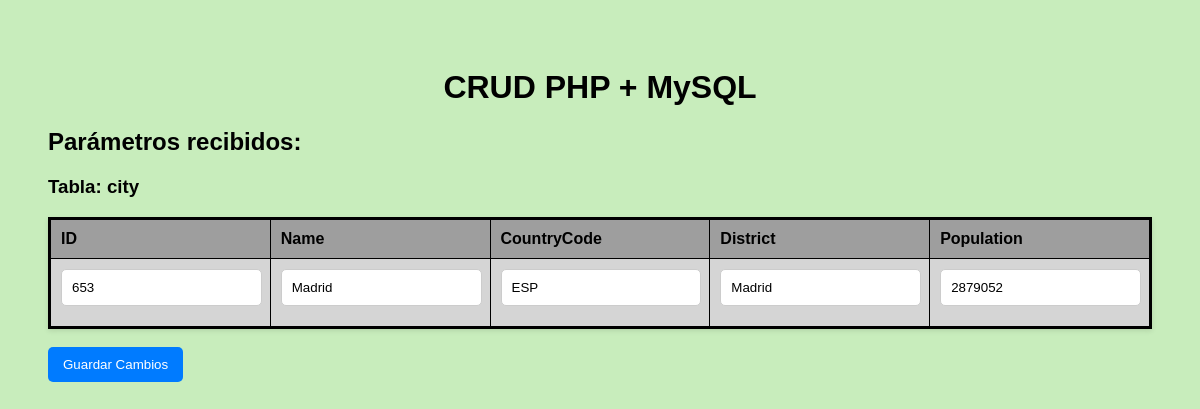
Screenshot of /edit.php?table=city&id=653 with the database file from the repository.
### tables this page shows
CREATE TABLE `city` (
  `ID` int NOT NULL AUTO_INCREMENT,
  `Name` char(35) NOT NULL DEFAULT '',
  `CountryCode` char(3) NOT NULL DEFAULT '',
  `District` char(20) NOT NULL DEFAULT '',
  `Population` int NOT NULL DEFAULT '0',
  PRIMARY KEY (`ID`),
  KEY `CountryCode` (`CountryCode`),
  CONSTRAINT `city_ibfk_1` FOREIGN KEY (`CountryCode`) REFERENCES `country` (`Code`)
);

### Mysql.php (the view, shortened to what this page needs)
<?php
class Mysql{
    private $conn;
    private $res;
    public function __construct($server, $database, $username, $password){
        $this->server = $server;
        $this->database = $database;
        $this->username = $username;
        $this->password = $password;
        $this->conn = mysqli_connect($this->server, $this->username, $this->password, $this->database);
        return;
    }
    private function get_res_query($query){
        $this->res = mysqli_query($this->conn, $query);
        return;
    }
    private function get_col_names(){
        $col_names = array();
        for($i=0; $i < $this->res->field_count; $i++){
            $field = $this->res->fetch_field();
            $col_names[] = $field;
        }
        return $col_names;
    }
    public function select_edit_fields($params) {
        $table = "";
        $query = "SELECT * FROM ";
        $where = "WHERE ";
        foreach ($params as $key => $value) {
            if ($key === 'table') {
                $table = $value;
            }else{
                $where .= $key . " = '" . $value . "'";
            }
        }
        $query = $query . $table . " " . $where;
        $this->get_edit_table($query);
        return;
    }
    public function get_edit_table($query){
        $this->get_res_query($query);
        $field_count = mysqli_num_fields($this->res);
        $col_names = $this->get_col_names();
        echo "<form method='post' action='update.php'>";
        echo "<table border='1'>";
        echo "<tr>";
        for($x=0; $x<count($col_names);$x++){
            echo "<th>" . $col_names[$x]->name . "</th>";
        }
        echo "</tr>";
        while ($row = mysqli_fetch_array($this->res)) {
            echo "<tr>";
            for($x=0; $x<$field_count;$x++){
                echo "<td><input type='text' name='" . $col_names[$x]->name . "' value='" . $row[$x] . "'></td>";
            }
            echo "</tr>";
        }
        echo "</table>";
        echo "<br><button type='submit'>Guardar Cambios</button>";
        echo "</form>";
    }
}
?>

### css/style.css (style rules this page uses)
body { font-family: Arial, sans-serif; background: #c8edbcff; padding: 40px; }
input[type="text"], input[type="email"] { width: 90%; padding: 10px; margin-bottom: 10px; border: 1px solid #ccc; border-radius: 5px; }
button { background: #007BFF; color: #fff; border: none; padding: 10px 15px; border-radius: 5px; cursor: pointer; }
table { border: 3px solid #000000ff; width: 100%; border-collapse: collapse; background: #fff; box-shadow: 0 2px 5px rgba(0,0,0,0.1); }
th { background-color: #9e9e9eff; }
td { background-color: #d5d5d5ff; }
th, td { padding: 10px; text-align: left }

### rows the page displays
city: ID "653", Name "Madrid", CountryCode "ESP", District "Madrid", Population "2879052"

### other values shown
$obj_mysql->table "city"
$col_names[$x]->name "ID"
$col_names[$x]->name "Name"
$col_names[$x]->name "CountryCode"
$col_names[$x]->name "District"
$col_names[$x]->name "Population"
